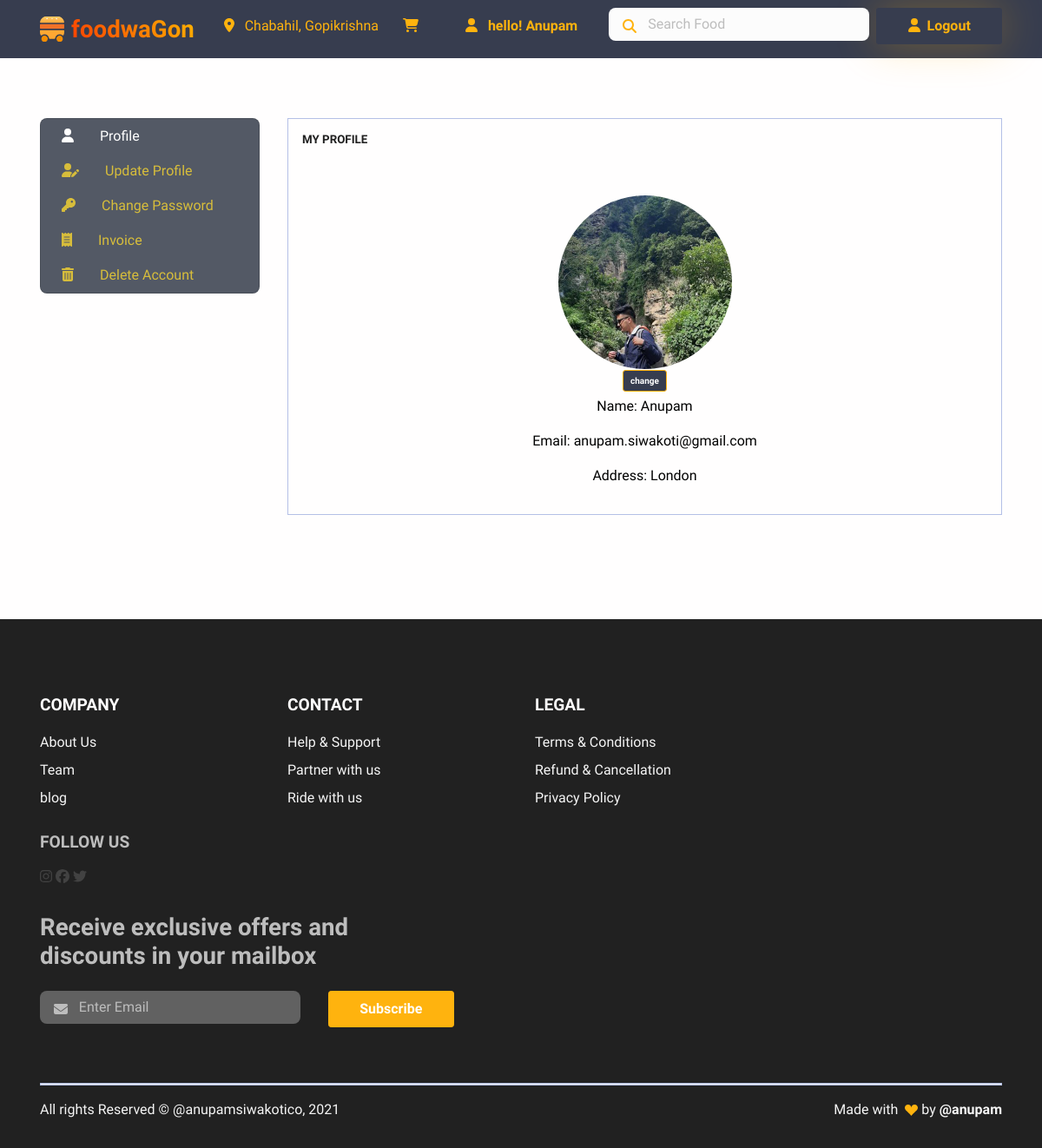
Page /admins/userprofile/ (signed in) on the committed database.
### login/models.py (models this page shows, shortened)
class User(AbstractBaseUser):
    email = models.EmailField(max_length=255, unique=True, default="a@gmail.com")
    address = models.TextField(max_length=30, blank=True)
    first_name = models.TextField(max_length=30, blank=True, default="eg aster")
    last_name = models.TextField(max_length=30, blank=True)
    is_staff = models.BooleanField(default=False)  # non super-user
    is_active = models.BooleanField(default=False)
    admin = models.BooleanField(default=False)  # a superuser
    last_login = models.DateTimeField(blank=True, null=True, verbose_name="last login")
    profile_pic = models.ImageField(blank=True, null=True, upload_to="images/user/")
    USERNAME_FIELD = "email"
    objects = UserManager()

### admins/views.py (the view)
# urls.py: path("userprofile/", views.UserProfile.as_view(), name="userprofile"),
class UserProfile(TemplateView):
    template_name = "user/user_profile.html"
    def get(self, request):
        if request.session.has_key("user"):
            fm = showuserform()
            if request.session.has_key("cart_count"):
                no_of_item_in_cart = request.session["cart_count"]
            else:
                no_of_item_in_cart = None
            semail = request.session["user"]
            verifyUser = User.objects.filter(email=semail).first()
            id = verifyUser.id
            orders_for_customer = []
            orders_for_customers = Order.objects.filter(user_id=id)
            for order_for_customer in orders_for_customers:
                if order_for_customer.status:
                    orders_for_customer.append(order_for_customer)
            paginator = Paginator(orders_for_customer, 5)
            page_number = request.GET.get("page")
            page_obj = paginator.get_page(page_number)
            return render(
                request,
                self.template_name,
                {"form": fm, "cart_count": no_of_item_in_cart, "order": page_obj},
            )
        else:
            return HttpResponseRedirect("../login/")

### templates/user/user_profile.html (shortened to what this page needs)
{%extends '../base.html'%}{% load static%}{% load mathfilters %}{%load extra_filters%}
{%block csspart%}
<link href="https://cdnjs.cloudflare.com/ajax/libs/font-awesome/5.15.3/css/all.min.css"
 rel="stylesheet" />
<link rel="stylesheet" href="https://stackpath.bootstrapcdn.com/bootstrap/4.1.3/css/bootstrap.min.css"
>
<link rel="stylesheet" href="{% static 'css/userprofile.css' %}" />
<link href="{%static 'assets/css/theme.css' %}" rel="stylesheet" />
<link rel="stylesheet" href="{% static 'css/invoicemodal.css' %}">
{%endblock csspart%}
  {%block body%}
  <section class="customer-profile">
    <div class="container mt-3">
      <div class="row">
        <div class="col-md-12 col-12">
          <div class="row">
            <div class="col-lg-3 col-md-4 d-md-block d-none ">
              <div class="card right-side-nav">
                <div class="row">
                  <nav class="nav d-block pl-4">
                    <a data-toggle="tab" class="nav-link active" href="#profile"><i
                        class="fas fa-user"></i><span>Profile</span> </a>
                    <a data-toggle="tab" class="nav-link" href="#updateProfile"><i
                        class="fas fa-user-edit"></i><span>Update Profile</span> </a>
                    <a data-toggle="tab" class="nav-link" href="#changePassword"><i class="fas fa-key"></i><span>Change
                        Password</span> </a>
                    <a data-toggle="tab" class="nav-link" href="#invoice"><i
                        class="fas fa-receipt"></i></i><span>Invoice</span> </a>
                    <a data-toggle="tab" class="nav-link" href="#deleteAccount"><i
                        class="fas fa-trash-alt"></i><span>Delete Account</span> </a>
                  </nav>
                </div>
              </div>
            </div>
            <div class="col-lg-9 col-md-8 d-md-block d-none">
              <div class="card-body tab-content border ">
                <div class="tab-pane active" id="profile">
                  <h6>MY PROFILE</h6>
                  <div class="text-center">
                    {% if user.profile_pic %}
                    <div class="editimage">
                      <img class="img-fluid rounded-circle mt-5 image" height="160px" width="160px"
                        src="{{ user.profile_pic.url }}" alt="customer pic">
                      <br />
                      <input type="submit" name="submit" class="btn btn-primary btn-sm text" value="change">
                    </div>
                    {%endif%}
                    <p>Name: {{user.first_name}} </p>
                    <p>Email: {{user.email}}</p>
                    <p>Address: {{user.address}}</p>
                  </div>
                </div>
              </div>
            </div>
          </div>
        </div>
      </div>
    </div>
  </section>
  {%endblock body%}

### templates/base.html (shortened to what this page needs)
<!DOCTYPE html>
<html lang="en-US" dir="ltr">
{% load static %}
<head>
    {% block csspart %}{% endblock csspart %}
</head>
<body>
    <main class="main" id="top">
        {% block nav%}
        <nav class="navbar navbar-expand-lg navbar-light bg-light fixed-top"
            data-navbar-on-scroll="data-navbar-on-scroll">
            <div class="container">
                <a class="navbar-brand d-inline-flex" href="{% url 'delivery:delivery' %}"><img class="d-inline-block"
                        src="{%static 'assets/img/gallery/logo.svg' %}" alt="logo" /><span
                        class="text-1000 fs-3 fw-bold ms-2 text-gradient">foodwaGon</span></a>
                <div class="collapse navbar-collapse border-top border-lg-0 my-2 mt-lg-0" id="navbarSupportedContent">
                    <div class="mx-auto pt-5 pt-lg-0 d-block d-lg-none d-xl-block">
                        <p class="mb-0 fw-bold text-lg-center">
                            <i class="fas fa-map-marker-alt text-warning mx-2"></i><span class="fw-normal text-warning"
                                id="demo">
                                Chabahil, Gopikrishna
                            </span>
                        </p>
                    </div>
                    <div class="mx-auto pt-5 pt-lg-0 d-block d-lg-none d-xl-block showcart">
                        <p class="mb-0 fw-bold text-lg-center cart">
                            <a href="{% url 'delivery:cart' %}"> <i
                                    class="fas fa-shopping-cart text-warning mx-2"></i></a>
                        </p>
                    </div>
                    {% if user.first_name %}
                    <a class="btn btn-white text-warning" href="{% url 'admins:userprofile'%}">
                        <p class="mb-0 fw-bold text-lg-center text-warning">
                            <i class="fas fa-user me-2"></i>
                            hello! {{user.first_name}}
                        </p>
                    </a>
                    {% endif %}
                    <form class="d-flex mt-4 mt-lg-0 ms-lg-auto ms-xl-0">
                        <div class="input-group-icon pe-2">
                            <i class="fas fa-search input-box-icon text-primary"></i>
                            <input class="form-control border-0 input-box bg-100" type="search"
                                placeholder="Search Food" aria-label="Search" />
                        </div>
                        {% if user.first_name %}
                        <a class="btn btn-white shadow-warning text-warning" href="{% url 'login:logout' %}">
                            <i class="fas fa-user me-2"></i>Logout
                        </a>
                        {% elif not user.first_name %}
                        <a class="btn btn-white shadow-warning text-warning" href="{% url 'login:signin' %}">
                            <i class="fas fa-user me-2"></i>Login
                        </a>
                        {% endif%}
                    </form>
                </div>
            </div>
        </nav>
        {% endblock nav%}
        {%block body%}
        {%endblock body%}
        {% block footer%}
        <section class="py-0 pt-7 bg-1000">
            <div class="container">
                <div class="row">
                    <div class="col-6 col-md-4 col-lg-3 col-xxl-2 mb-3">
                        <h5 class="lh-lg fw-bold text-white">COMPANY</h5>
                        <ul class="list-unstyled mb-md-4 mb-lg-0">
                            <li class="lh-lg">
                                <a class="text-200 text-decoration-none" href="#!">About Us</a>
                            </li>
                            <li class="lh-lg">
                                <a class="text-200 text-decoration-none" href="#!">Team</a>
                            </li>
                            <li class="lh-lg">
                                <a class="text-200 text-decoration-none" href="#!">blog</a>
                            </li>
                        </ul>
                    </div>
                    <div class="col-6 col-md-4 col-lg-3 col-xxl-2 col-lg-3 mb-3">
                        <h5 class="lh-lg fw-bold text-white">CONTACT</h5>
                        <ul class="list-unstyled mb-md-4 mb-lg-0">
                            <li class="lh-lg">
                                <a class="text-200 text-decoration-none" href="#!">Help &amp; Support</a>
                            </li>
                            <li class="lh-lg">
                                <a class="text-200 text-decoration-none" href="#!">Partner with us
                                </a>
                            </li>
                            <li class="lh-lg">
                                <a class="text-200 text-decoration-none" href="#!">Ride with us</a>
                            </li>
                        </ul>
                    </div>
                    <div class="col-6 col-md-4 col-lg-3 col-xxl-2 mb-3">
                        <h5 class="lh-lg fw-bold text-white">LEGAL</h5>
                        <ul class="list-unstyled mb-md-4 mb-lg-0">
                            <li class="lh-lg">
                                <a class="text-200 text-decoration-none" href="#!">Terms &amp; Conditions</a>
                            </li>
                            <li class="lh-lg">
                                <a class="text-200 text-decoration-none" href="#!">Refund &amp; Cancellation</a>
                            </li>
                            <li class="lh-lg">
                                <a class="text-200 text-decoration-none" href="#!">Privacy Policy</a>
                            </li>
                        </ul>
                    </div>
                    <div class="col-12 col-md-8 col-lg-6 col-xxl-4">
                        <h5 class="lh-lg fw-bold text-500">FOLLOW US</h5>
                        <i class="fab fa-instagram fabb"></i>
                        <i class="fab fa-facebook fabb"></i>
                        <i class="fab fa-twitter fabb"></i>
                        <h3 class="text-500 my-4">
                            Receive exclusive offers and <br />discounts in your mailbox
                        </h3>
                        <div class="row input-group-icon mb-5">
                            <div class="col-auto">
                                <i class="fas fa-envelope input-box-icon text-500 ms-3"></i>
                                <input class="form-control input-box bg-800 border-0" type="email"
                                    placeholder="Enter Email" aria-label="email" />
                            </div>
                            <div class="col-auto">
                                <button class="btn btn-primary" type="submit">
                                    Subscribe
                                </button>
                            </div>
                        </div>
                    </div>
                </div>
                <hr class="border border-800" />
                <div class="row flex-center pb-3">
                    <div class="col-md-6 order-0">
                        <p class="text-200 text-center text-md-start">
                            All rights Reserved &copy; @anupamsiwakotico, 2021
                        </p>
                    </div>
                    <div class="col-md-6 order-1">
                        <p class="text-200 text-center text-md-end">
                            Made with&nbsp;
                            <svg class="bi bi-suit-heart-fill" xmlns="http://www.w3.org/2000/svg" width="15" height="15"
                                fill="#FFB30E" viewBox="0 0 16 16">
                                <path
                                    d="M4 1c2.21 0 4 1.755 4 3.92C8 2.755 9.79 1 12 1s4 1.755 4 3.92c0 3.263-3.234 4.414-7.608 9.608a.513.513 0 0 1-.784 0C3.234 9.334 0 8.183 0 4.92 0 2.755 1.79 1 4 1z">
                                </path>
                            </svg>&nbsp;by&nbsp;<a class="text-200 fw-bold" href="https://themewagon.com/"
                                target="_blank">@anupam
                            </a>
                        </p>
                    </div>
                </div>
            </div>
        </section>
        {%endblock footer%}
    </main>
</body>
</html>

### static/css/userprofile.css (style rules this page uses)
.right-side-nav { background-color: #1d2635c2 !important; }
.customer-profile h6 { text-transform: uppercase; }
.customer-profile .active { color: #fff; }
.right-side-nav a { color: #ffdc2fc4; }
.right-side-nav nav span { position: relative; left: 30px; }
.customer-profile p { font-size: 16px; color: black }

### static/css/invoicemodal.css (style rules this page uses)
.mb-4, .my-4 { margin-bottom: 1.5rem !important; }
hr { margin-top: 1rem; margin-bottom: 1rem; border: 0; border-top: 1px solid rgba(0, 0, 0, .1); }

### templates/user/user_profile.html (style rules this page uses)
.btn:not(:disabled):not(.disabled) { cursor: pointer; }
.btn-group-sm>.btn, .btn-sm { padding: .25rem .5rem; font-size: .875rem; line-height: 1.5; border-radius: .2rem; }
.bg-light { background-color: #373d4f !important; }
.border { border: 1px solid #b4c0e6 !important; }
.image { opacity: 1; transition: .5s ease; backface-visibility: hidden; width: 200px; height: 200px; object-fit: cover; }
.text { background-color: #373d4f; color: white; font-size: 10px; margin-top: 1px; margin-bottom: 5px; }

### rows in the picture
User: first_name "Anupam", profile_pic (picture), email "anupam.siwakoti@gmail.com", address "London"
